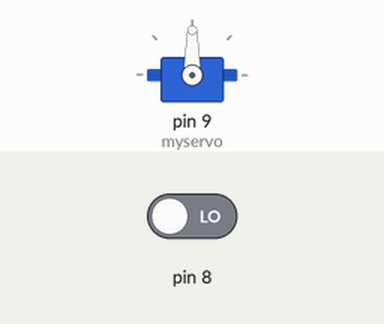
Simulated run of this sketch. Board: Arduino Uno, built with avr-gcc and run on an emulated ATmega328P. On the bench: servo. The inputs (shaded band) are chosen by the test bench; at power-on: pin 8 LOW.

Above: at 1.2 s.
1.3 s: pin 8 driven HIGH
At 1.53 s:
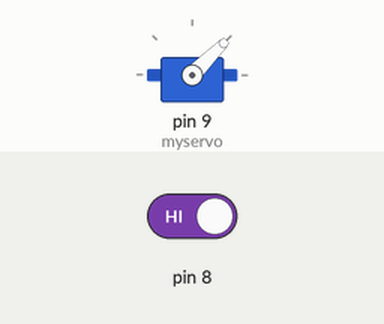
4.3 s: pin 8 driven LOW
At 4.46 s:
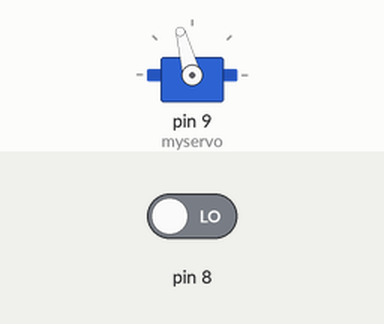
At 6.5 s:
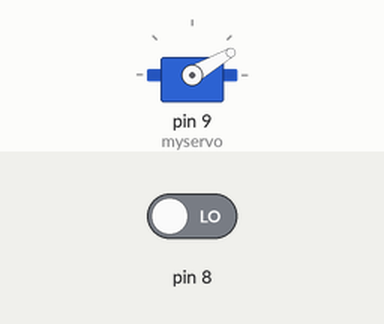
Timing chart, 0 to 8.0 s (numbered marks = the images above; inputs shaded):
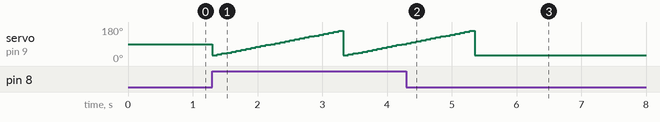

The sketch:

positionTest.ino
```cpp
#include <Servo.h>

Servo myservo;
int pos=30;

void setup() {
  myservo.attach(9);
  pinMode(8,INPUT);
}


void loop() {
 if(digitalRead(8)==HIGH) {
   for(pos=30; pos<=160; pos+=5) {
     myservo.write(pos);
     delay(75);
   }
   myservo.write(30);
 }
}
```

Measured:
- after the input at 4.3 s, servo on pin 9 (myservo): goes on until 5.4 s, then stays 30°
